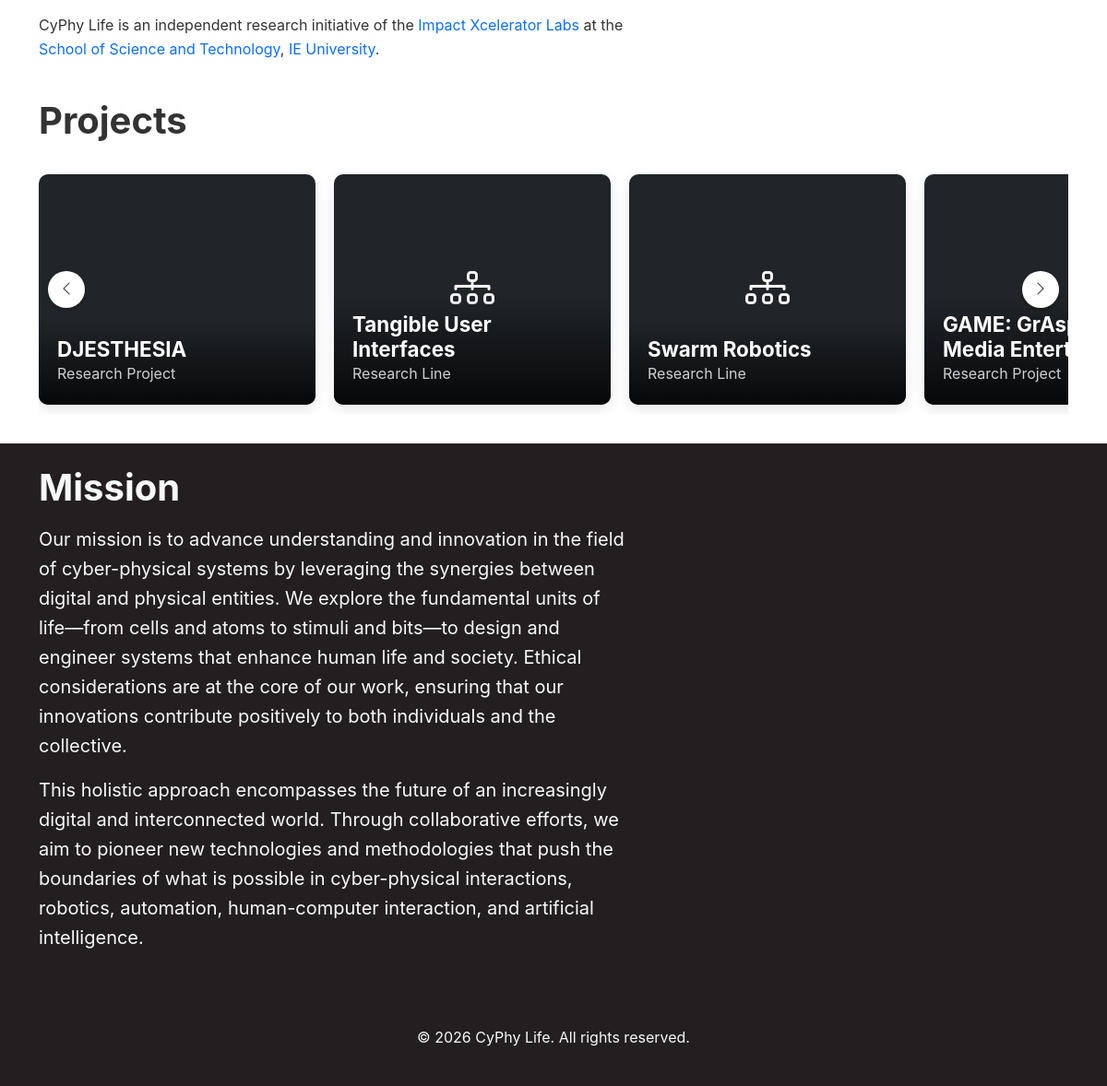
The app's page / (lower part), older data.
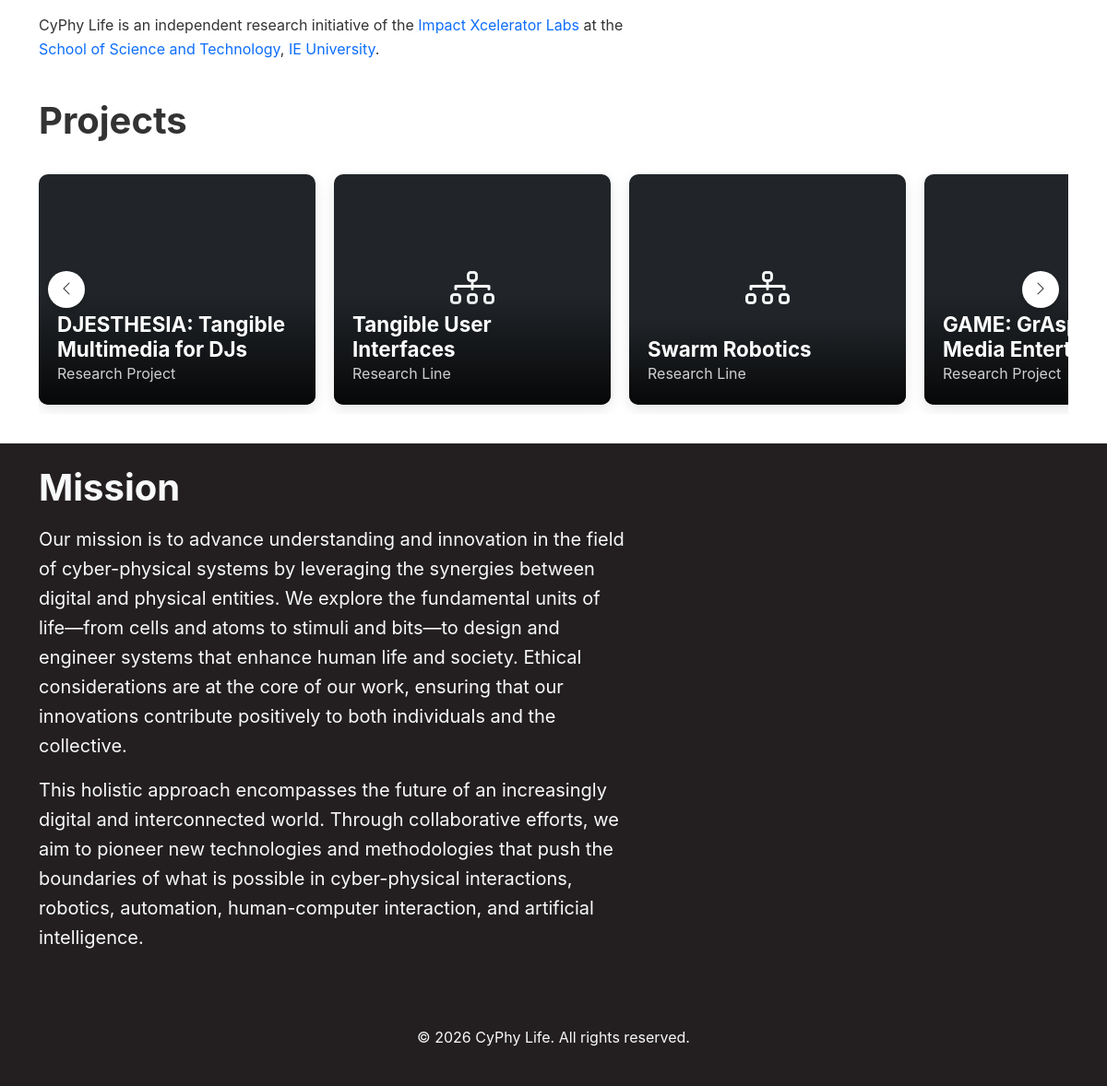
The same page, newer data.
### core/models.py (models this page shows, shortened)
class ResearchProject(models.Model):
    title = models.CharField(max_length=200)
    date = models.DateField(default=timezone.now)
    description = models.TextField()
    content = RichTextField(
        blank=True, help_text="Rich text content with images for the project"
    )
    video_url = models.URLField(
        blank=True, help_text="YouTube video embed URL for the project"
    )
    banner_image = FilerImageField(
        null=True,
        blank=True,
        related_name="project_banners",
        on_delete=models.SET_NULL,
        help_text="Banner image for the project",
    )
    team_members = models.ManyToManyField(
        "TeamMember", blank=True, related_name="projects"
    )
    publications = models.ManyToManyField(
        "Publication", blank=True, related_name="projects"
    )
    slug = models.SlugField(max_length=250, unique=True, blank=True)
    active = models.BooleanField(default=True)
    class Meta:
        ordering = ["-date"]
        verbose_name = "Research Project"
        verbose_name_plural = "Research Projects"

### core/views.py (the view)
# urls.py: path('', views.home, name='home'),
def home(request):
    try:
        home_content = HomeContent.objects.first()
    except HomeContent.DoesNotExist:
        home_content = None
    projects = ResearchProject.objects.filter(active=True)[:3]
    research_lines = ResearchLine.objects.filter(active=True)[:3]
    combined_items = []
    for project in projects:
        combined_items.append({
            'item': project,
            'type': 'project',
            'date': project.date
        })
    for research_line in research_lines:
        combined_items.append({
            'item': research_line,
            'type': 'research_line',
            'date': research_line.date
        })
    combined_items.sort(key=lambda x: x['date'], reverse=True)
    combined_items = combined_items[:6]
    def grouper(iterable, n):
        args = [iter(iterable)] * n
        return zip_longest(*args)
    projects_grouped = list(grouper(combined_items, 3)) if combined_items else []
    context = {
        'home_content': home_content,
        'about_markdown_content': home_content.about_markdown_content if home_content else '',
        'section_markdown_content': home_content.section_markdown_content if home_content else '',
        'youtube_video_url': home_content.youtube_video_url if home_content else '',
        'section_image': home_content.section_image if home_content else '',
        'projects': projects_grouped,
    }
    return render(request, 'core/home.html', context)

### core/context_processors.py (called while the page is built)
def social_media_links(request):
    try:
        social_media = SocialMedia.objects.first()
    except SocialMedia.DoesNotExist:
        social_media = None
    return {'social_media': social_media}

### core/models.py (called while the page is built)
    def has_any_links(self):
        return bool(self.github or self.youtube)

### core/templatetags/markdown_extras.py (called while the page is built)
@register.filter
def markdown2safe(value):
    return mark_safe(markdown2.markdown(value))

### templates/core/home.html (shortened to what this page needs)
{% extends 'base.html' %}
{% load static %}
{% load markdown_extras %}
{% block extra_css %}
<link href="{% static 'css/banner.css' %}" rel="stylesheet">
{% endblock %}
{% block content%}
<div class="py-4 container">
    <div class="row align-items-center">
      <div class="col-md-7">
        {% if home_content.about_markdown_content %}
          <div class="markdown-content">
            {{ home_content.about_markdown_content|markdown2safe }}
          </div>
        {% endif %}
      </div>
    </div>
</div>
{% if projects %}
<section class="container">
  <div>
    <h1 class="mb-4">Projects</h1>
    <div class="projects-carousel">
      <div class="nav-arrow nav-prev">
        <i class="bi bi-chevron-left"></i>
      </div>
      <div class="projects-slider">
        {% for project_group in projects %}
          {% for item_data in project_group %}
            {% if item_data %}
            <div class="project-item">
              {% if item_data.type == 'research_line' %}
                <a href="{% url 'research_line_detail' item_data.item.slug %}">
              {% else %}
                <a href="{% url 'project_detail' item_data.item.slug %}">
              {% endif %}
                {% if item_data.item.banner_image %}
                  <img src="{{ item_data.item.banner_image.url }}" class="project-image" alt="{{ item_data.item.title }}">
                {% elif item_data.item.image %}
                  <img src="{{ item_data.item.image.url }}" class="project-image" alt="{{ item_data.item.title }}">
                {% else %}
                  <div class="bg-dark h-100 d-flex align-items-center justify-content-center">
                    {% if item_data.type == 'research_line' %}
                      <i class="bi bi-diagram-3 text-light" style="font-size: 3rem;"></i>
                    {% else %}
                      <i class="bi bi-diagram-project text-light" style="font-size: 3rem;"></i>
                    {% endif %}
                  </div>
                {% endif %}
                <div class="project-overlay">
                  <h3>{{ item_data.item.title }}</h3>
                  <p>
                    {% if item_data.type == 'research_line' %}
                      Research Line
                    {% else %}
                      Research Project
                    {% endif %}
                  </p>
                </div>
              </a>
            </div>
            {% endif %}
          {% endfor %}
        {% endfor %}
      </div>
      <div class="nav-arrow nav-next">
        <i class="bi bi-chevron-right"></i>
      </div>
    </div>
  </div>
</section>
{% endif %}
<div class="secondary-section text-light py-4">
  <div class="container">
    <div class="row align-items-center">
      <div class="col-md-7">
      {% if home_content.section_markdown_content %}
        <div class="markdown-content fs-5">
          {{ home_content.section_markdown_content|markdown2safe }}
        </div>
      {% endif %}
    </div>
    </div>
  </div>
</div>
{% endblock %}

Row changes from the older to the newer data that the page shows:
changed ResearchProject: item "DJESTHESIA" → "DJESTHESIA: Tangible Multimedia for DJs"
